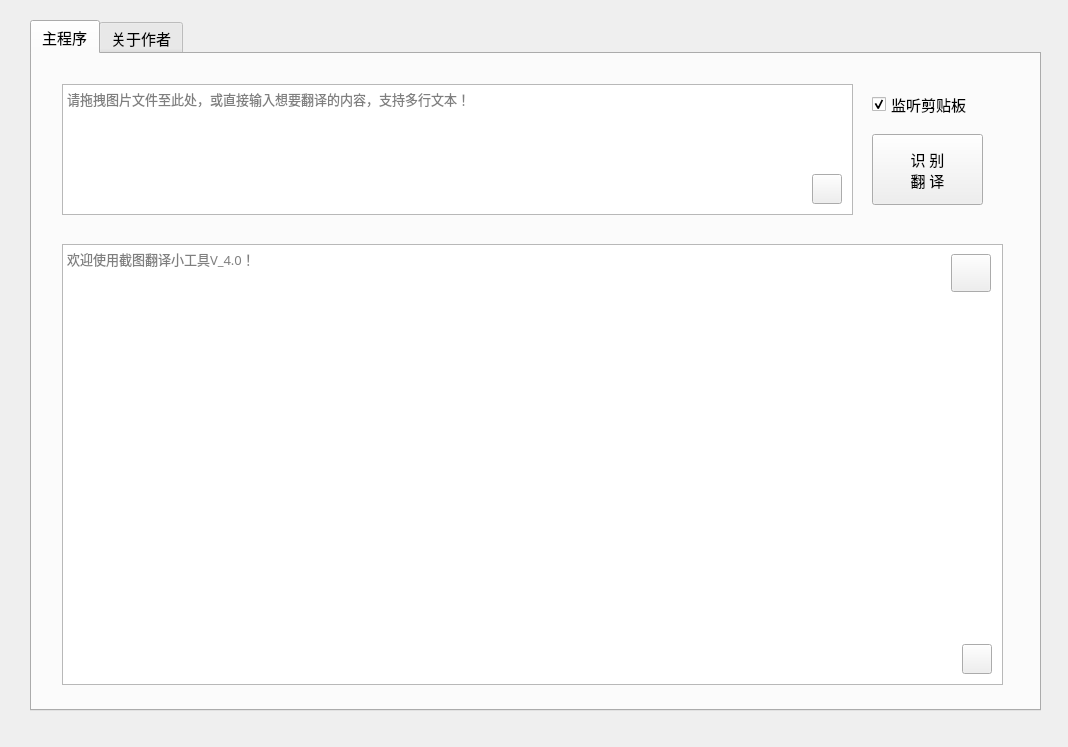
<?xml version="1.0" encoding="UTF-8"?>
<ui version="4.0">
 <class>Form</class>
 <widget class="QWidget" name="Form">
  <property name="geometry">
   <rect>
    <x>0</x>
    <y>0</y>
    <width>1068</width>
    <height>747</height>
   </rect>
  </property>
  <property name="windowTitle">
   <string>截图翻译4.0</string>
  </property>
  <property name="windowIcon">
   <iconset resource="img.qrc">
    <normaloff>:/newPrefix/icon/logo.png</normaloff>:/newPrefix/icon/logo.png</iconset>
  </property>
  <property name="toolTip">
   <string>截图小工具！快捷键shift+q</string>
  </property>
  <property name="toolTipDuration">
   <number>0</number>
  </property>
  <widget class="QTabWidget" name="tabWidget">
   <property name="geometry">
    <rect>
     <x>30</x>
     <y>20</y>
     <width>1011</width>
     <height>691</height>
    </rect>
   </property>
   <property name="font">
    <font>
     <family>微软雅黑</family>
     <pointsize>11</pointsize>
     <weight>50</weight>
     <bold>false</bold>
    </font>
   </property>
   <property name="currentIndex">
    <number>0</number>
   </property>
   <widget class="QWidget" name="tab">
    <attribute name="title">
     <string>主程序</string>
    </attribute>
    <widget class="QTextBrowser" name="textBrowser">
     <property name="geometry">
      <rect>
       <x>30</x>
       <y>190</y>
       <width>941</width>
       <height>441</height>
      </rect>
     </property>
     <property name="font">
      <font>
       <pointsize>10</pointsize>
      </font>
     </property>
     <property name="placeholderText">
      <string>欢迎使用截图翻译小工具V_4.0！</string>
     </property>
    </widget>
    <widget class="QTextEdit" name="textEdit">
     <property name="geometry">
      <rect>
       <x>30</x>
       <y>30</y>
       <width>791</width>
       <height>131</height>
      </rect>
     </property>
     <property name="font">
      <font>
       <pointsize>10</pointsize>
      </font>
     </property>
     <property name="placeholderText">
      <string>请拖拽图片文件至此处，或直接输入想要翻译的内容，支持多行文本！</string>
     </property>
    </widget>
    <widget class="QToolButton" name="textclearBut">
     <property name="geometry">
      <rect>
       <x>780</x>
       <y>120</y>
       <width>30</width>
       <height>30</height>
      </rect>
     </property>
     <property name="styleSheet">
      <string notr="true">border-image: url(:/newPrefix/icon/清除.png);</string>
     </property>
     <property name="text">
      <string/>
     </property>
    </widget>
    <widget class="QToolButton" name="showclearBut">
     <property name="geometry">
      <rect>
       <x>930</x>
       <y>590</y>
       <width>30</width>
       <height>30</height>
      </rect>
     </property>
     <property name="styleSheet">
      <string notr="true">border-image: url(:/newPrefix/icon/清除.png);</string>
     </property>
     <property name="text">
      <string/>
     </property>
    </widget>
    <widget class="QCheckBox" name="checkBox">
     <property name="geometry">
      <rect>
       <x>840</x>
       <y>40</y>
       <width>121</width>
       <height>21</height>
      </rect>
     </property>
     <property name="text">
      <string>监听剪贴板</string>
     </property>
     <property name="checked">
      <bool>true</bool>
     </property>
    </widget>
    <widget class="QPushButton" name="pushButton">
     <property name="geometry">
      <rect>
       <x>840</x>
       <y>80</y>
       <width>111</width>
       <height>71</height>
      </rect>
     </property>
     <property name="text">
      <string>识 别
翻 译</string>
     </property>
    </widget>
    <widget class="QToolButton" name="ScreenBut">
     <property name="geometry">
      <rect>
       <x>919</x>
       <y>200</y>
       <width>40</width>
       <height>38</height>
      </rect>
     </property>
     <property name="toolTip">
      <string/>
     </property>
     <property name="styleSheet">
      <string notr="true">border-image: url(:/newPrefix/icon/截图按钮.png);</string>
     </property>
     <property name="text">
      <string/>
     </property>
    </widget>
   </widget>
   <widget class="QWidget" name="tab_2">
    <attribute name="title">
     <string>关于作者</string>
    </attribute>
    <widget class="QTextBrowser" name="textBrowser_2">
     <property name="geometry">
      <rect>
       <x>-10</x>
       <y>-10</y>
       <width>1021</width>
       <height>671</height>
      </rect>
     </property>
     <property name="html">
      <string>&lt;!DOCTYPE HTML PUBLIC &quot;-//W3C//DTD HTML 4.0//EN&quot; &quot;http://www.w3.org/TR/REC-html40/strict.dtd&quot;&gt;
&lt;html&gt;&lt;head&gt;&lt;meta name=&quot;qrichtext&quot; content=&quot;1&quot; /&gt;&lt;style type=&quot;text/css&quot;&gt;
p, li { white-space: pre-wrap; }
&lt;/style&gt;&lt;/head&gt;&lt;body style=&quot; font-family:'微软雅黑'; font-size:11pt; font-weight:400; font-style:normal;&quot;&gt;
&lt;p align=&quot;center&quot; dir='rtl' style=&quot;-qt-paragraph-type:empty; margin-top:0px; margin-bottom:0px; margin-left:0px; margin-right:0px; -qt-block-indent:0; text-indent:0px; font-size:12pt;&quot;&gt;&lt;br /&gt;&lt;/p&gt;
&lt;p align=&quot;center&quot; dir='rtl' style=&quot;-qt-paragraph-type:empty; margin-top:0px; margin-bottom:0px; margin-left:0px; margin-right:0px; -qt-block-indent:0; text-indent:0px; font-size:12pt;&quot;&gt;&lt;br /&gt;&lt;/p&gt;
&lt;p align=&quot;center&quot; style=&quot; margin-top:0px; margin-bottom:0px; margin-left:0px; margin-right:0px; -qt-block-indent:0; text-indent:0px;&quot;&gt;欢迎使用截图翻译小工具 V_4.0&lt;/p&gt;
&lt;p align=&quot;center&quot; style=&quot; margin-top:0px; margin-bottom:0px; margin-left:0px; margin-right:0px; -qt-block-indent:0; text-indent:0px;&quot;&gt;使用说明：&lt;/p&gt;
&lt;p align=&quot;center&quot; style=&quot; margin-top:0px; margin-bottom:0px; margin-left:0px; margin-right:0px; -qt-block-indent:0; text-indent:0px;&quot;&gt;本软件可以自动监听剪贴板，使用任意截图软件，截屏至剪贴板。&lt;/p&gt;
&lt;p align=&quot;center&quot; style=&quot; margin-top:0px; margin-bottom:0px; margin-left:0px; margin-right:0px; -qt-block-indent:0; text-indent:0px;&quot;&gt;例如：使用QQ截屏，在截屏状态下，&lt;span style=&quot; color:#ff0000;&quot;&gt;点击右下角'√’即可！&lt;/span&gt;其他截屏软件同理！&lt;/p&gt;
&lt;p align=&quot;center&quot; style=&quot; margin-top:0px; margin-bottom:0px; margin-left:0px; margin-right:0px; -qt-block-indent:0; text-indent:0px;&quot;&gt;另外此工具自带截屏功能，可以使用快捷键'&lt;span style=&quot; color:#ff0000;&quot;&gt;shift+q&lt;/span&gt;',可自动完成识别翻译。&lt;/p&gt;
&lt;p align=&quot;center&quot; style=&quot; margin-top:0px; margin-bottom:0px; margin-left:0px; margin-right:0px; -qt-block-indent:0; text-indent:0px;&quot;&gt;还支持本地图片识别翻译，或者直接输入想翻译的内容，点击按钮！&lt;/p&gt;
&lt;p align=&quot;center&quot; style=&quot; margin-top:0px; margin-bottom:0px; margin-left:0px; margin-right:0px; -qt-block-indent:0; text-indent:0px;&quot;&gt;如果感觉本软件不错，喜欢的话打个赏，开发不易！  &lt;/p&gt;
&lt;p align=&quot;center&quot; style=&quot;-qt-paragraph-type:empty; margin-top:0px; margin-bottom:0px; margin-left:0px; margin-right:0px; -qt-block-indent:0; text-indent:0px;&quot;&gt;&lt;br /&gt;&lt;/p&gt;
&lt;p align=&quot;center&quot; style=&quot;-qt-paragraph-type:empty; margin-top:0px; margin-bottom:0px; margin-left:0px; margin-right:0px; -qt-block-indent:0; text-indent:0px;&quot;&gt;&lt;br /&gt;&lt;/p&gt;
&lt;p align=&quot;center&quot; style=&quot;-qt-paragraph-type:empty; margin-top:0px; margin-bottom:0px; margin-left:0px; margin-right:0px; -qt-block-indent:0; text-indent:0px;&quot;&gt;&lt;br /&gt;&lt;/p&gt;
&lt;p align=&quot;center&quot; style=&quot;-qt-paragraph-type:empty; margin-top:0px; margin-bottom:0px; margin-left:0px; margin-right:0px; -qt-block-indent:0; text-indent:0px;&quot;&gt;&lt;br /&gt;&lt;/p&gt;
&lt;p align=&quot;center&quot; style=&quot;-qt-paragraph-type:empty; margin-top:0px; margin-bottom:0px; margin-left:0px; margin-right:0px; -qt-block-indent:0; text-indent:0px;&quot;&gt;&lt;br /&gt;&lt;/p&gt;
&lt;p align=&quot;center&quot; style=&quot;-qt-paragraph-type:empty; margin-top:0px; margin-bottom:0px; margin-left:0px; margin-right:0px; -qt-block-indent:0; text-indent:0px;&quot;&gt;&lt;br /&gt;&lt;/p&gt;
&lt;p align=&quot;center&quot; style=&quot;-qt-paragraph-type:empty; margin-top:0px; margin-bottom:0px; margin-left:0px; margin-right:0px; -qt-block-indent:0; text-indent:0px;&quot;&gt;&lt;br /&gt;&lt;/p&gt;
&lt;p align=&quot;center&quot; style=&quot;-qt-paragraph-type:empty; margin-top:0px; margin-bottom:0px; margin-left:0px; margin-right:0px; -qt-block-indent:0; text-indent:0px;&quot;&gt;&lt;br /&gt;&lt;/p&gt;
&lt;p align=&quot;center&quot; style=&quot;-qt-paragraph-type:empty; margin-top:0px; margin-bottom:0px; margin-left:0px; margin-right:0px; -qt-block-indent:0; text-indent:0px;&quot;&gt;&lt;br /&gt;&lt;/p&gt;
&lt;p align=&quot;center&quot; style=&quot;-qt-paragraph-type:empty; margin-top:0px; margin-bottom:0px; margin-left:0px; margin-right:0px; -qt-block-indent:0; text-indent:0px;&quot;&gt;&lt;br /&gt;&lt;/p&gt;
&lt;p align=&quot;center&quot; style=&quot;-qt-paragraph-type:empty; margin-top:0px; margin-bottom:0px; margin-left:0px; margin-right:0px; -qt-block-indent:0; text-indent:0px;&quot;&gt;&lt;br /&gt;&lt;/p&gt;
&lt;p align=&quot;center&quot; style=&quot;-qt-paragraph-type:empty; margin-top:0px; margin-bottom:0px; margin-left:0px; margin-right:0px; -qt-block-indent:0; text-indent:0px;&quot;&gt;&lt;br /&gt;&lt;/p&gt;
&lt;p align=&quot;center&quot; style=&quot;-qt-paragraph-type:empty; margin-top:0px; margin-bottom:0px; margin-left:0px; margin-right:0px; -qt-block-indent:0; text-indent:0px;&quot;&gt;&lt;br /&gt;&lt;/p&gt;
&lt;p align=&quot;center&quot; dir='rtl' style=&quot; margin-top:0px; margin-bottom:0px; margin-left:0px; margin-right:0px; -qt-block-indent:0; text-indent:0px;&quot;&gt;Author: lyjxhxn&lt;/p&gt;
&lt;p align=&quot;center&quot; dir='rtl' style=&quot; margin-top:0px; margin-bottom:0px; margin-left:0px; margin-right:0px; -qt-block-indent:0; text-indent:0px;&quot;&gt;Email:lyjxhxn@qq.com&lt;/p&gt;
&lt;p align=&quot;center&quot; dir='rtl' style=&quot; margin-top:0px; margin-bottom:0px; margin-left:0px; margin-right:0px; -qt-block-indent:0; text-indent:0px;&quot;&gt;Date: 2019-06-20&lt;/p&gt;
&lt;p align=&quot;center&quot; dir='rtl' style=&quot; margin-top:0px; margin-bottom:0px; margin-left:0px; margin-right:0px; -qt-block-indent:0; text-indent:0px;&quot;&gt;交流QQ群：957511193&lt;/p&gt;&lt;/body&gt;&lt;/html&gt;</string>
     </property>
    </widget>
    <widget class="QGraphicsView" name="graphicsView">
     <property name="geometry">
      <rect>
       <x>-10</x>
       <y>220</y>
       <width>1021</width>
       <height>311</height>
      </rect>
     </property>
     <property name="styleSheet">
      <string notr="true">border-image: url(:/newPrefix/icon/dashang.jpg);</string>
     </property>
    </widget>
   </widget>
  </widget>
 </widget>
 <resources>
  <include location="img.qrc"/>
 </resources>
 <connections/>
</ui>
